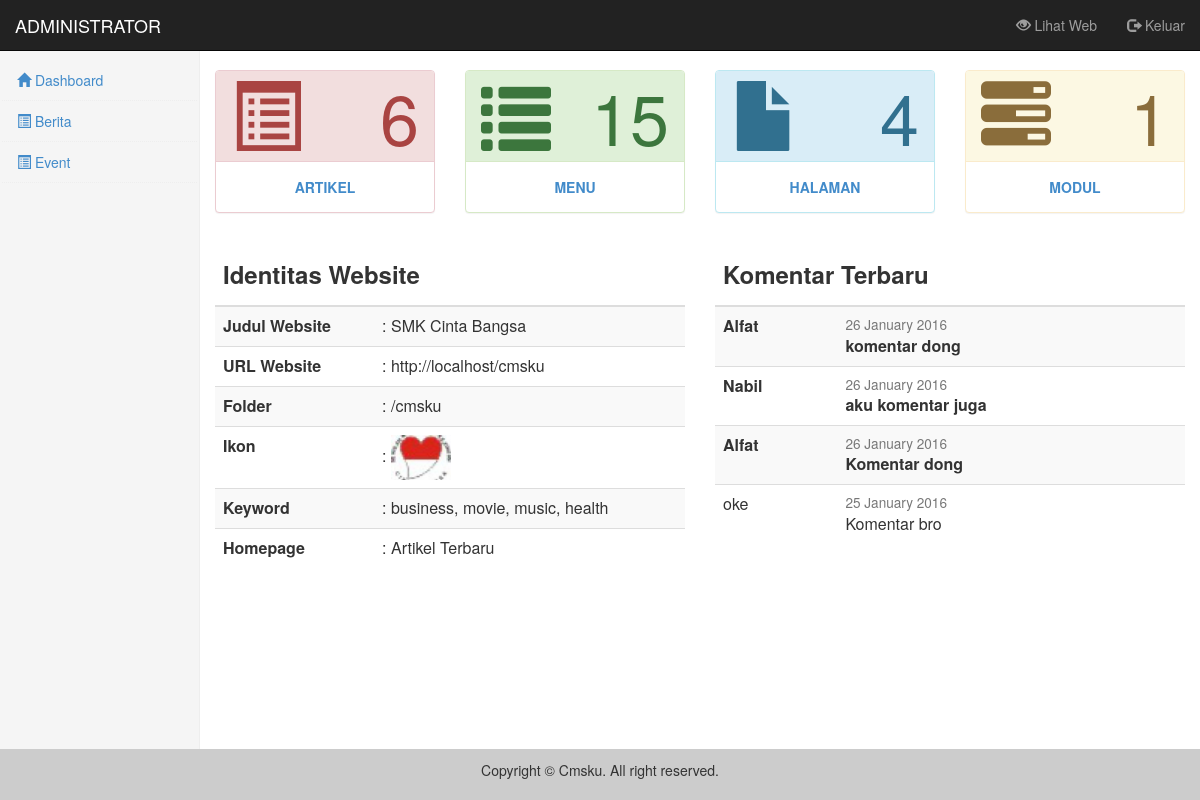
Screenshot of /admin/index.php (signed in) with the database file from the repository.
### tables this page shows
CREATE TABLE IF NOT EXISTS `setting` (
`id_setting` int(5) NOT NULL,
  `parameter` varchar(50) NOT NULL,
  `nilai` text NOT NULL
);

CREATE TABLE IF NOT EXISTS `komentar` (
`id_komentar` int(10) NOT NULL,
  `nama` varchar(50) NOT NULL,
  `email` varchar(50) NOT NULL,
  `komentar` text NOT NULL,
  `tanggal` date NOT NULL,
  `id_artikel` int(10) NOT NULL,
  `dibaca` enum('N','Y') NOT NULL
);

### library/function_date.php (called while the page is built, shortened)
<?php
function print_tanggal($tgl, $format = null){
	return strftime("%d %B %Y", strtotime($tgl));
}
?>

### admin/content/dashboard.php (the view, shortened to what this page needs)
<?php
function buat_tombol($name, $icon, $link, $warna){
	global $mysqli;
	$query = $mysqli->query("select * from $name");
	$jml_data = $query->num_rows;
	echo'<div class="col-md-3 col-xs-6"><a href="'.$link.'">
			<div class="panel panel-'.$warna.' dashboard-panel">
				<div class="panel-heading">
					<i class="glyphicon glyphicon-'.$icon.'"></i>
					<span class="pull-right">'.$jml_data.'</span>
				</div>
				<div class="panel-body">'.$name.'</div>
			</div>
		</a></div>';
}
?>
<br>
<div class="row">
<?php
	buat_tombol("artikel", "list-alt", "?content=artikel", "danger");
	buat_tombol("menu", "list", "?content=menu", "success");
	buat_tombol("halaman", "file", "?content=halaman", "info");
	buat_tombol("modul", "tasks", "?content=modul", "warning");
?>
</div>
<div class="row">
	<div class="col-md-6">
<?php
	function dapatkan_nilai($parameter){
		global $mysqli;
		$query 	= $mysqli->query("SELECT * FROM setting WHERE parameter='$parameter'");
		$data	= $query->fetch_array();
		return $data['nilai'];
	}
	$homepage = dapatkan_nilai("homepage");
	if($homepage == 0){
		$str_homepage = "Artikel Terbaru";
	}else{
		$queryhal = $mysqli->query("SELECT * FROM halaman WHERE id_halaman='$homepage'");
		$datahal = $queryhal->fetch_array();
		$str_homepage = $datahal['judul'];
	}
?>
	<table class="table table-striped">
		<thead><tr><th colspan="2"><h3><b>Identitas Website</b></h3></th></tr></thead>
		<tbody>
		<tr><td><b>Judul Website</b></td>	<td>: <?=  dapatkan_nilai("judul"); ?></td></tr>
		<tr><td><b>URL Website</b></td>		<td>: <?=  dapatkan_nilai("url"); ?></td></tr>
		<tr><td><b>Folder</b></td>			<td>: <?=  dapatkan_nilai("folder"); ?></td></tr>
		<tr><td><b>Ikon</b></td>			<td>: <img src="../media/thumbs/<?=  dapatkan_nilai("ikon"); ?>" width="60"></td></tr>
		<tr><td><b>Keyword</b></td>			<td>: <?=  dapatkan_nilai("keyword"); ?></td></tr>
		<tr><td><b>Homepage</b></td>		<td>: <?=  $str_homepage; ?></td></tr>
		</tbody>
	</table>
	</div>
	<div class="col-md-6">
	<table class="table table-striped">
		<thead><tr><th colspan="2"><h3><b>Komentar Terbaru</b></h3></th></tr></thead>
		<tbody>
<?php
	$querykomen = $mysqli->query("SELECT * FROM komentar ORDER BY id_komentar desc limit 4");
	while($datakomen = $querykomen->fetch_array()){
		$tanggal = print_tanggal($datakomen['tanggal']);
		if($datakomen['dibaca'] == 'N'){
			$nama = '<b>'.$datakomen['nama'].'</b>';
			$komentar = '<b>'.$datakomen['komentar'].'</b>';
		}else{
			$nama = $datakomen['nama'];
			$komentar = $datakomen['komentar'];
		}
		echo'<tr>
				<td valign="top">'.$nama.'</td>
				<td><small class="text-muted">'.$tanggal.'</small><br>'.$komentar.'</td>
			</tr>';
	}
?>
		</tbody>
	</table>
	</div>
</div>

### admin/content.php (shortened to what this page needs)
<?php
$content = isset($_GET['content']) ? $_GET['content'] : 'dashboard';
$kosong = true;
$page = array('dashboard', 'artikel', 'berita', 'event', 'kategori', 'tag', 'halaman', 'komentar', 'media', 'modul', 'template', 'menu', 'widget', 'layout', 'user', 'setting', 'backuprestore');
foreach($page as $pg){
	if($content == $pg and $kosong){
		include 'content/'.$pg.'.php';
		$kosong = false;
	}
}
?>

### admin/css/style.css (style rules this page uses)
.dashboard-panel .panel-heading { font-size: 70px; line-height: 70px; }
.dashboard-panel .panel-body { text-align: center; text-transform: uppercase; font-weight: bold; }

### rows the page displays
setting: nilai "SMK Cinta Bangsa"
setting: nilai "http://localhost/cmsku"
setting: nilai "/cmsku"
setting: nilai (picture)
setting: nilai "business, movie, music, health"
setting: nilai "Artikel Terbaru"
komentar: nama "Alfat", tanggal "26 January 2016", komentar "komentar dong"
komentar: nama "Nabil", tanggal "26 January 2016", komentar "aku komentar juga"
komentar: nama "Alfat", tanggal "26 January 2016", komentar "Komentar dong"
komentar: nama "oke", tanggal "25 January 2016", komentar "Komentar bro"

### other values shown
$judul "Dashboard"
$judul "Berita"
$judul "Event"
$jml_data "6 15 4 1"
$name "ARTIKEL MENU HALAMAN MODUL"
